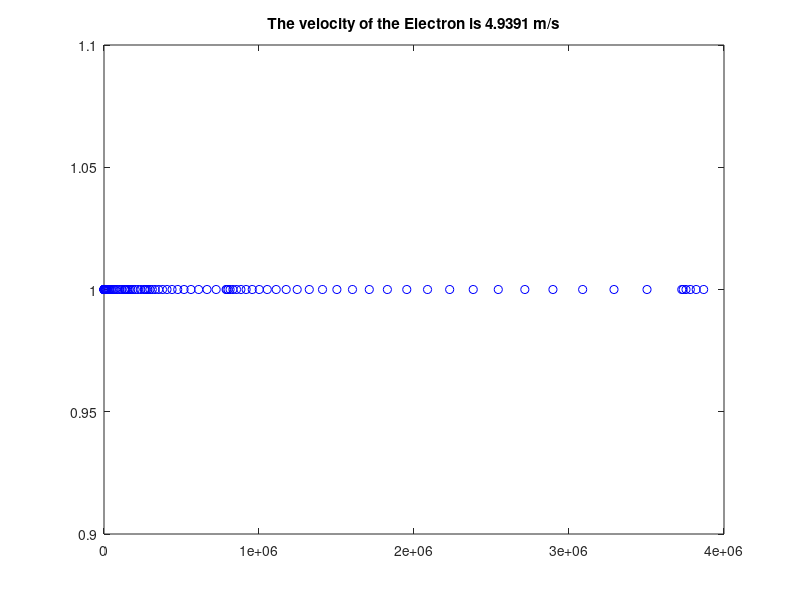

The MATLAB script that drew this image:
    % clear all
    
    %clearvars
    %clearvars -GLOBAL
    %close all
    
    % set(0,'DefaultFigureWindowStyle','docked')
    global C

    addpath ../geom2d/geom2d

    C.q_0 = 1.60217653e-19;             % electron charge
    C.hb = 1.054571596e-34;             % Dirac constant
    C.h = C.hb * 2 * pi;                    % Planck constant
    C.m_0 = 9.10938215e-31;             % electron mass
    C.kb = 1.3806504e-23;               % Boltzmann constant
    C.eps_0 = 8.854187817e-12;          % vacuum permittivity
    C.mu_0 = 1.2566370614e-6;           % vacuum permeability
    C.c = 299792458;                    % speed of light
    C.g = 9.80665; %metres (32.1740 ft) per s²
    
    p=0; %position
    vinitial=0; % initial velocity
    t=1; %time
    f=1; % initial force
    v=p*t;
    v=1; %starting velocity
    electron =[p,v];
    stoptime= 100; 
    driftvel=0;
    for t= 0:t:stoptime
        prob=randi([1 100],1,1)
            if prob<=5;
                    v=0;
            end 
        plot(electron(1,1),electron(1,2),'ob');
        title(['The velocity of the Electron is ', num2str(driftvel), ' m/s'])
        
            dv=f*t;
            v= v+dv;
            electron(1,1)= electron(1,1) + v*dv;
            p= p+v*t;
            if t>0
            driftvel=(driftvel + v)/t;
            end
        pause(0.1);
        hold on;
    end  
        
        